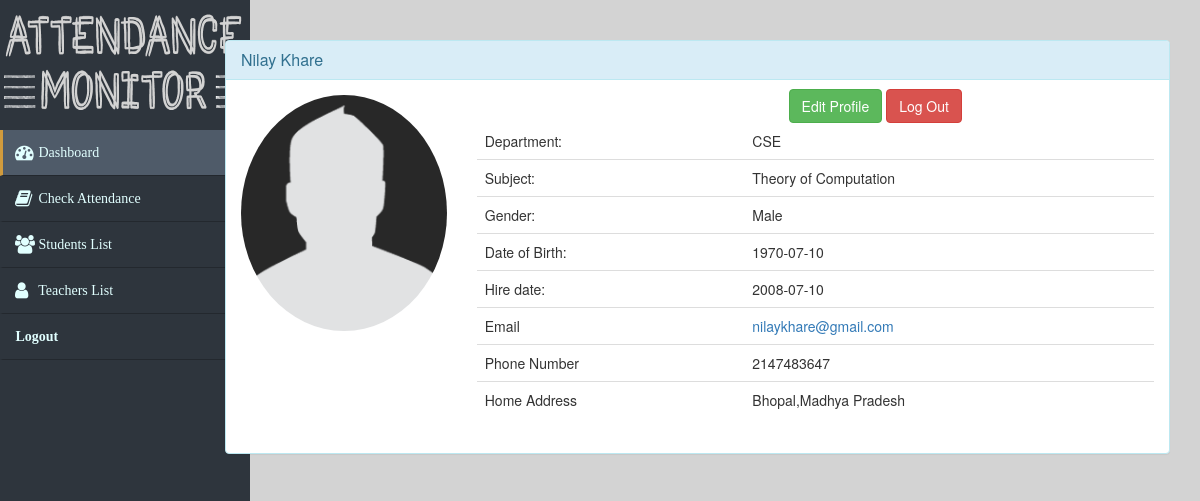
Page /interface.php (signed in) on the committed database.
### tables this page shows
CREATE TABLE IF NOT EXISTS `teacher` (
  `teacher_id` int(11) NOT NULL,
  `username` varchar(255) NOT NULL,
  `password` varchar(255) NOT NULL,
  `firstname` varchar(30) NOT NULL,
  `lastname` varchar(30) NOT NULL,
  `dept` varchar(50) NOT NULL,
  `subject` varchar(255) NOT NULL DEFAULT 'JAVA',
  `gender` enum('Male','Female') NOT NULL,
  `email` varchar(255) NOT NULL,
  `phone` int(255) NOT NULL,
  `address` text NOT NULL,
  `dob` date NOT NULL,
  `hire_date` date NOT NULL
);

### interface/includes/profile.php (the view, shortened to what this page needs)
<?php
    include "includes/config.php";
    $username=$_SESSION['username'];
    $sql= "SELECT * FROM teacher WHERE username='$username'";
    try{
        $result = $db->query($sql);
    }catch(Exception $e){
        echo $e->getMessage();
    }
    $row= $result->fetch_assoc();
?>
<div class="span10">
    <div class="container">
        <div class="row">
            <div class="col-lg-10 col-lg-offset-2 toppad" >
                <div class="panel panel-info">
                    <div class="panel-heading">
                        <h3 class="panel-title"><?php echo $row['firstname'].' '.$row['lastname']; ?></h3>
                        <div class="col-lg-5  toppad  pull-right col-lg-offset-3 ">
                            <form action="interface/edit_profile.php?user=<?php echo $row['username'];?>" method="post" >
                                <button class="btn btn-success" name="edit" type="submit">Edit Profile</button>
                                <a href="interface/logout.php" ><button class="btn btn-danger" type="button">Log Out</button></a>
                            </form>
                        </div>
                    </div>
                    <div class="panel-body">
                        <div class="row">
                            <div class="col-md-3 col-lg-3 " align="center"> <img alt="User Pic" src="images/pic.png" class="img-circle img-responsive"> </div>
                            <div class=" col-md-9 col-lg-9">
                                <table class="table table-user-information">
                                    <tbody>
                                    <tr>
                                        <td>Department:</td>
                                        <td><?php echo $row['dept']; ?></td>
                                    </tr>
                                    <tr>
                                        <td>Subject:</td>
                                        <td><?php echo $row['subject']; ?></td>
                                    </tr>
                                    <tr>
                                        <td>Gender:</td>
                                        <td><?php echo $row['gender']; ?></td>
                                    </tr>
                                    <tr>
                                        <td>Date of Birth:</td>
                                        <td><?php echo $row['dob']; ?></td>
                                    </tr>
                                    <tr>
                                        <td>Hire date:</td>
                                        <td><?php echo $row['hire_date']; ?></td>
                                    </tr>
                                    <tr>
                                        <td>Email</td>
                                        <td><a href="mailto:<?php echo $row['email']; ?>"><?php echo $row['email']; ?></a></td>
                                    </tr>
                                        <td>Phone Number</td>
                                        <td><?php echo $row['phone']; ?><br></td>
                                    <tr>
                                        <td>Home Address</td>
                                        <td><?php echo $row['address']; ?></td>
                                    </tr>
                                    </tbody>
                                </table>
                            </div>
                        </div>
                    </div>
                </div>
            </div>
        </div>
    </div>
</div>
</div>
</div>

### interface.php (shortened to what this page needs)
<?php
include "includes/config.php";
?>
<?php
    if(isset($_SESSION['username'])) {
        include "interface/includes/header.php";
        include "interface/includes/navbar.php";
        include "interface/includes/profile.php";
        include "interface/includes/footer.php";
    }else{
        header('location:index.php');
    }
?>

### interface/includes/header.php (shortened to what this page needs)
<!DOCTYPE html>
<html lang="en">
<head>
    <link href="css/bootstrap.min.css" rel="stylesheet">
    <link href="css/interfacestyles.css" rel="stylesheet" >
    <link href="//maxcdn.bootstrapcdn.com/font-awesome/4.2.0/css/font-awesome.min.css" rel=  "stylesheet">
</head>

### interface/includes/navbar.php (shortened to what this page needs)
<body>
<div class="container-fluid">
    <div class="row">
        <div class="span2">
            <div class="nav-side-menu">
                <div class="brand"><img src="images/logo.png" height="130" width="250"/></div>
                <div class="menu-list">
                    <ul id="menu-content" class="menu-content collapse out">
                        <li class="collapsed active">
                            <a href="interface.php">
                                <i class="fa fa-dashboard fa-lg" ></i> Dashboard
                            </a>
                        </li>
                        <li>
                            <a href="interface/check_attendance.php">
                                <i class="fa fa-book fa-lg"></i> Check Attendance
                            </a>
                        </li>
                        <li>
                            <a href="interface/student_list.php">
                                <i class="fa fa-users fa-lg"></i> Students List
                            </a>
                        </li>
                        <li>
                            <a href="interface/teacher_list.php">
                                <i class="fa fa-user fa-lg"></i> Teachers List
                            </a>
                        </li>
                        <li>
                            <a href="interface/logout.php">
                                <b>&nbsp;&nbsp;&nbsp;Logout</b>
                            </a>
                        </li>
                    </ul>
                </div>
            </div>
        </div>

### interface/includes/footer.php (shortened to what this page needs)
</body>
</html>

### css/interfacestyles.css (style rules this page uses)
.nav-side-menu { overflow: auto; font-family: verdana; font-size: 14px; font-weight: 200; background-color: #2e353d; position: fixed; top: 0px; margin-left: 0; padding-left: 0; width: 250px; height: 100%; color: #e1ffff; }
.nav-side-menu .brand { background-color: #23282e; line-height: 50px; display: block; text-align: center; font-size: 14px; }
.nav-side-menu ul, .nav-side-menu li { list-style: none; padding: 0px; margin: 0px; line-height: 45px; cursor: pointer; }
.nav-side-menu ul .active, .nav-side-menu li .active { border-left: 3px solid #d19b3d; background-color: #4f5b69; }
.nav-side-menu li { padding-left: 2px; border-left: 3px solid #2e353d; border-bottom: 1px solid #23282e; }
.nav-side-menu li a { text-decoration: none; color: #e1ffff; }
.nav-side-menu li a i { padding-left: 10px; width: 20px; padding-right: 20px; }
@media (min-width: 767px) { .nav-side-menu .menu-list .menu-content { display: block; } }
body { margin: 0px; padding: 0px; background-color: lightgray; }
.table-user-information > tbody > tr { border-top: 1px solid rgb(221, 221, 221); }
.table-user-information > tbody > tr:first-child { border-top: 0; }
.table-user-information > tbody > tr > td { border-top: 0; }
.toppad { margin-top:20px; }

### rows in the picture
teacher: firstname "Nilay", lastname "Khare", dept "CSE", subject "Theory of Computation", gender "Male", dob "1970-07-10", hire_date "2008-07-10", email "nilaykhare@gmail.com", phone "2147483647", address "Bhopal,Madhya Pradesh"
